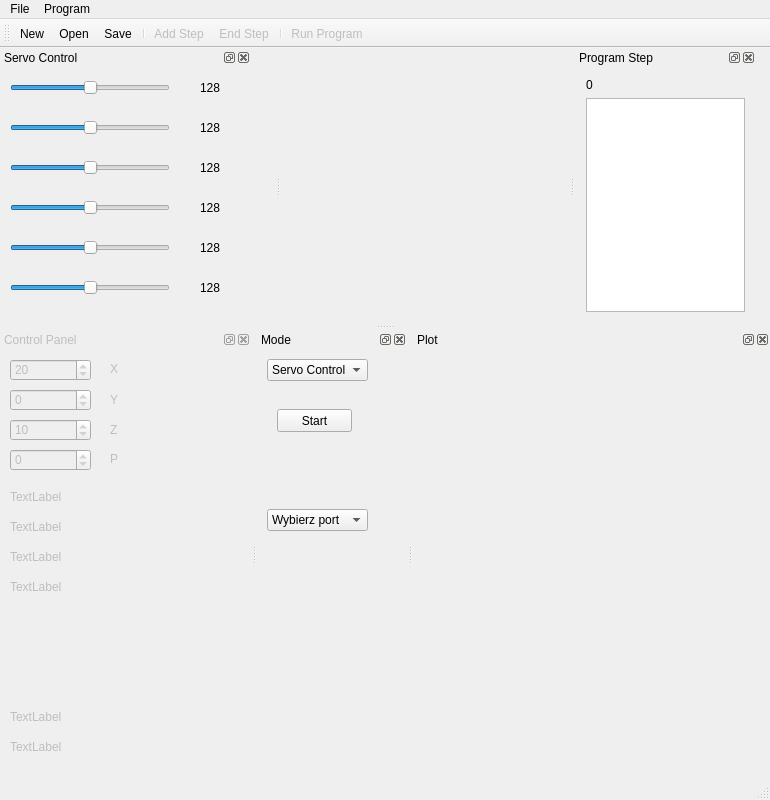
<?xml version="1.0" encoding="UTF-8"?>
<ui version="4.0">
 <class>MainWindow</class>
 <widget class="QMainWindow" name="MainWindow">
  <property name="geometry">
   <rect>
    <x>0</x>
    <y>0</y>
    <width>770</width>
    <height>800</height>
   </rect>
  </property>
  <property name="minimumSize">
   <size>
    <width>769</width>
    <height>340</height>
   </size>
  </property>
  <property name="maximumSize">
   <size>
    <width>770</width>
    <height>800</height>
   </size>
  </property>
  <property name="cursor">
   <cursorShape>PointingHandCursor</cursorShape>
  </property>
  <property name="windowTitle">
   <string>Robot</string>
  </property>
  <widget class="QWidget" name="centralWidget">
   <property name="minimumSize">
    <size>
     <width>275</width>
     <height>275</height>
    </size>
   </property>
   <property name="maximumSize">
    <size>
     <width>276</width>
     <height>276</height>
    </size>
   </property>
  </widget>
  <widget class="QMenuBar" name="menuBar">
   <property name="geometry">
    <rect>
     <x>0</x>
     <y>0</y>
     <width>770</width>
     <height>21</height>
    </rect>
   </property>
   <widget class="QMenu" name="menuFile">
    <property name="title">
     <string>File</string>
    </property>
    <addaction name="separator"/>
    <addaction name="actionNew"/>
    <addaction name="actionOpen"/>
    <addaction name="actionSave"/>
   </widget>
   <widget class="QMenu" name="menuProgram">
    <property name="title">
     <string>Program</string>
    </property>
    <addaction name="actionAdd_Step"/>
    <addaction name="actionEnd_Step"/>
    <addaction name="actionRun_Program"/>
   </widget>
   <addaction name="menuFile"/>
   <addaction name="menuProgram"/>
  </widget>
  <widget class="QToolBar" name="mainToolBar">
   <property name="iconSize">
    <size>
     <width>16</width>
     <height>16</height>
    </size>
   </property>
   <attribute name="toolBarArea">
    <enum>TopToolBarArea</enum>
   </attribute>
   <attribute name="toolBarBreak">
    <bool>false</bool>
   </attribute>
   <addaction name="actionNew"/>
   <addaction name="actionOpen"/>
   <addaction name="actionSave"/>
   <addaction name="separator"/>
   <addaction name="actionAdd_Step"/>
   <addaction name="actionEnd_Step"/>
   <addaction name="separator"/>
   <addaction name="actionRun_Program"/>
  </widget>
  <widget class="QStatusBar" name="statusBar"/>
  <widget class="QDockWidget" name="dwServoControl">
   <property name="enabled">
    <bool>true</bool>
   </property>
   <property name="minimumSize">
    <size>
     <width>250</width>
     <height>274</height>
    </size>
   </property>
   <property name="maximumSize">
    <size>
     <width>251</width>
     <height>275</height>
    </size>
   </property>
   <property name="windowTitle">
    <string>Servo Control</string>
   </property>
   <attribute name="dockWidgetArea">
    <number>1</number>
   </attribute>
   <widget class="QWidget" name="dockWidgetContents">
    <widget class="QSlider" name="servo_1">
     <property name="geometry">
      <rect>
       <x>10</x>
       <y>10</y>
       <width>160</width>
       <height>22</height>
      </rect>
     </property>
     <property name="maximum">
      <number>255</number>
     </property>
     <property name="value">
      <number>128</number>
     </property>
     <property name="orientation">
      <enum>Qt::Horizontal</enum>
     </property>
    </widget>
    <widget class="QSlider" name="servo_2">
     <property name="geometry">
      <rect>
       <x>10</x>
       <y>50</y>
       <width>160</width>
       <height>22</height>
      </rect>
     </property>
     <property name="maximum">
      <number>255</number>
     </property>
     <property name="value">
      <number>128</number>
     </property>
     <property name="orientation">
      <enum>Qt::Horizontal</enum>
     </property>
    </widget>
    <widget class="QSlider" name="servo_6">
     <property name="geometry">
      <rect>
       <x>10</x>
       <y>210</y>
       <width>160</width>
       <height>22</height>
      </rect>
     </property>
     <property name="maximum">
      <number>255</number>
     </property>
     <property name="value">
      <number>128</number>
     </property>
     <property name="orientation">
      <enum>Qt::Horizontal</enum>
     </property>
    </widget>
    <widget class="QSlider" name="servo_3">
     <property name="geometry">
      <rect>
       <x>10</x>
       <y>90</y>
       <width>160</width>
       <height>22</height>
      </rect>
     </property>
     <property name="maximum">
      <number>255</number>
     </property>
     <property name="value">
      <number>128</number>
     </property>
     <property name="orientation">
      <enum>Qt::Horizontal</enum>
     </property>
    </widget>
    <widget class="QSlider" name="servo_4">
     <property name="geometry">
      <rect>
       <x>10</x>
       <y>130</y>
       <width>160</width>
       <height>22</height>
      </rect>
     </property>
     <property name="maximum">
      <number>255</number>
     </property>
     <property name="value">
      <number>128</number>
     </property>
     <property name="orientation">
      <enum>Qt::Horizontal</enum>
     </property>
    </widget>
    <widget class="QSlider" name="servo_5">
     <property name="geometry">
      <rect>
       <x>10</x>
       <y>170</y>
       <width>160</width>
       <height>22</height>
      </rect>
     </property>
     <property name="maximum">
      <number>255</number>
     </property>
     <property name="value">
      <number>128</number>
     </property>
     <property name="orientation">
      <enum>Qt::Horizontal</enum>
     </property>
    </widget>
    <widget class="QLabel" name="lblServo_1">
     <property name="geometry">
      <rect>
       <x>200</x>
       <y>13</y>
       <width>31</width>
       <height>16</height>
      </rect>
     </property>
     <property name="text">
      <string>128</string>
     </property>
    </widget>
    <widget class="QLabel" name="lblServo_2">
     <property name="geometry">
      <rect>
       <x>200</x>
       <y>53</y>
       <width>31</width>
       <height>16</height>
      </rect>
     </property>
     <property name="text">
      <string>128</string>
     </property>
    </widget>
    <widget class="QLabel" name="lblServo_3">
     <property name="geometry">
      <rect>
       <x>200</x>
       <y>93</y>
       <width>31</width>
       <height>16</height>
      </rect>
     </property>
     <property name="text">
      <string>128</string>
     </property>
    </widget>
    <widget class="QLabel" name="lblServo_4">
     <property name="geometry">
      <rect>
       <x>200</x>
       <y>133</y>
       <width>31</width>
       <height>16</height>
      </rect>
     </property>
     <property name="text">
      <string>128</string>
     </property>
    </widget>
    <widget class="QLabel" name="lblServo_5">
     <property name="geometry">
      <rect>
       <x>200</x>
       <y>173</y>
       <width>31</width>
       <height>16</height>
      </rect>
     </property>
     <property name="text">
      <string>128</string>
     </property>
    </widget>
    <widget class="QLabel" name="lblServo_6">
     <property name="geometry">
      <rect>
       <x>200</x>
       <y>213</y>
       <width>31</width>
       <height>16</height>
      </rect>
     </property>
     <property name="text">
      <string>128</string>
     </property>
    </widget>
   </widget>
  </widget>
  <widget class="QDockWidget" name="dockWidget_3">
   <property name="enabled">
    <bool>true</bool>
   </property>
   <property name="minimumSize">
    <size>
     <width>180</width>
     <height>274</height>
    </size>
   </property>
   <property name="maximumSize">
    <size>
     <width>181</width>
     <height>275</height>
    </size>
   </property>
   <property name="windowTitle">
    <string>Program Step</string>
   </property>
   <attribute name="dockWidgetArea">
    <number>2</number>
   </attribute>
   <widget class="QWidget" name="dockWidgetContents_3">
    <layout class="QGridLayout" name="gridLayout">
     <item row="0" column="0">
      <widget class="QLabel" name="lblProgramStep">
       <property name="text">
        <string>0</string>
       </property>
      </widget>
     </item>
     <item row="1" column="0">
      <widget class="QTextBrowser" name="textBrowser"/>
     </item>
    </layout>
   </widget>
  </widget>
  <widget class="QDockWidget" name="dwControlPanel">
   <property name="enabled">
    <bool>false</bool>
   </property>
   <property name="maximumSize">
    <size>
     <width>251</width>
     <height>524287</height>
    </size>
   </property>
   <property name="windowTitle">
    <string>Control Panel</string>
   </property>
   <attribute name="dockWidgetArea">
    <number>8</number>
   </attribute>
   <widget class="QWidget" name="dockWidgetContents_2">
    <widget class="QSpinBox" name="spbX">
     <property name="geometry">
      <rect>
       <x>10</x>
       <y>10</y>
       <width>81</width>
       <height>22</height>
      </rect>
     </property>
     <property name="minimum">
      <number>-36</number>
     </property>
     <property name="maximum">
      <number>36</number>
     </property>
     <property name="value">
      <number>20</number>
     </property>
    </widget>
    <widget class="QSpinBox" name="spbY">
     <property name="geometry">
      <rect>
       <x>10</x>
       <y>40</y>
       <width>81</width>
       <height>22</height>
      </rect>
     </property>
     <property name="minimum">
      <number>-36</number>
     </property>
     <property name="maximum">
      <number>36</number>
     </property>
     <property name="value">
      <number>0</number>
     </property>
    </widget>
    <widget class="QSpinBox" name="spbZ">
     <property name="geometry">
      <rect>
       <x>10</x>
       <y>70</y>
       <width>81</width>
       <height>22</height>
      </rect>
     </property>
     <property name="minimum">
      <number>-36</number>
     </property>
     <property name="maximum">
      <number>36</number>
     </property>
     <property name="value">
      <number>10</number>
     </property>
    </widget>
    <widget class="QSpinBox" name="spbP">
     <property name="geometry">
      <rect>
       <x>10</x>
       <y>100</y>
       <width>81</width>
       <height>22</height>
      </rect>
     </property>
     <property name="minimum">
      <number>-180</number>
     </property>
     <property name="maximum">
      <number>180</number>
     </property>
    </widget>
    <widget class="QLabel" name="lblX">
     <property name="geometry">
      <rect>
       <x>110</x>
       <y>15</y>
       <width>47</width>
       <height>10</height>
      </rect>
     </property>
     <property name="text">
      <string>X</string>
     </property>
    </widget>
    <widget class="QLabel" name="lblY">
     <property name="geometry">
      <rect>
       <x>110</x>
       <y>44</y>
       <width>47</width>
       <height>13</height>
      </rect>
     </property>
     <property name="text">
      <string>Y</string>
     </property>
    </widget>
    <widget class="QLabel" name="lblZ">
     <property name="geometry">
      <rect>
       <x>110</x>
       <y>74</y>
       <width>47</width>
       <height>13</height>
      </rect>
     </property>
     <property name="text">
      <string>Z</string>
     </property>
    </widget>
    <widget class="QLabel" name="lblP">
     <property name="geometry">
      <rect>
       <x>110</x>
       <y>103</y>
       <width>47</width>
       <height>13</height>
      </rect>
     </property>
     <property name="text">
      <string>P</string>
     </property>
    </widget>
    <widget class="QLabel" name="label_2">
     <property name="geometry">
      <rect>
       <x>10</x>
       <y>390</y>
       <width>221</width>
       <height>16</height>
      </rect>
     </property>
     <property name="text">
      <string>TextLabel</string>
     </property>
    </widget>
    <widget class="QLabel" name="label">
     <property name="geometry">
      <rect>
       <x>10</x>
       <y>360</y>
       <width>231</width>
       <height>16</height>
      </rect>
     </property>
     <property name="text">
      <string>TextLabel</string>
     </property>
    </widget>
    <widget class="QLabel" name="label_3">
     <property name="geometry">
      <rect>
       <x>10</x>
       <y>140</y>
       <width>231</width>
       <height>16</height>
      </rect>
     </property>
     <property name="text">
      <string>TextLabel</string>
     </property>
    </widget>
    <widget class="QLabel" name="label_4">
     <property name="geometry">
      <rect>
       <x>10</x>
       <y>170</y>
       <width>231</width>
       <height>16</height>
      </rect>
     </property>
     <property name="text">
      <string>TextLabel</string>
     </property>
    </widget>
    <widget class="QLabel" name="label_5">
     <property name="geometry">
      <rect>
       <x>10</x>
       <y>200</y>
       <width>231</width>
       <height>16</height>
      </rect>
     </property>
     <property name="text">
      <string>TextLabel</string>
     </property>
    </widget>
    <widget class="QLabel" name="label_6">
     <property name="geometry">
      <rect>
       <x>10</x>
       <y>230</y>
       <width>231</width>
       <height>16</height>
      </rect>
     </property>
     <property name="text">
      <string>TextLabel</string>
     </property>
    </widget>
   </widget>
  </widget>
  <widget class="QDockWidget" name="dwMode">
   <property name="maximumSize">
    <size>
     <width>150</width>
     <height>524287</height>
    </size>
   </property>
   <property name="windowTitle">
    <string>Mode</string>
   </property>
   <attribute name="dockWidgetArea">
    <number>8</number>
   </attribute>
   <widget class="QWidget" name="dockWidgetContents_6">
    <widget class="QComboBox" name="cbbMode">
     <property name="geometry">
      <rect>
       <x>10</x>
       <y>10</y>
       <width>101</width>
       <height>22</height>
      </rect>
     </property>
     <item>
      <property name="text">
       <string>Servo Control</string>
      </property>
     </item>
     <item>
      <property name="text">
       <string>Control Panel</string>
      </property>
     </item>
    </widget>
    <widget class="QPushButton" name="btnStart">
     <property name="geometry">
      <rect>
       <x>20</x>
       <y>60</y>
       <width>75</width>
       <height>23</height>
      </rect>
     </property>
     <property name="text">
      <string>Start</string>
     </property>
    </widget>
    <widget class="QComboBox" name="cbbSerialPort">
     <property name="geometry">
      <rect>
       <x>10</x>
       <y>160</y>
       <width>101</width>
       <height>22</height>
      </rect>
     </property>
     <item>
      <property name="text">
       <string>Wybierz port</string>
      </property>
     </item>
    </widget>
   </widget>
  </widget>
  <widget class="QDockWidget" name="dockWidget">
   <property name="windowTitle">
    <string>Plot</string>
   </property>
   <attribute name="dockWidgetArea">
    <number>8</number>
   </attribute>
   <widget class="QWidget" name="dockWidgetContents_4">
    <widget class="QCustomPlot" name="plotFront" native="true">
     <property name="geometry">
      <rect>
       <x>9</x>
       <y>9</y>
       <width>341</width>
       <height>221</height>
      </rect>
     </property>
    </widget>
    <widget class="QCustomPlot" name="plotAbove" native="true">
     <property name="geometry">
      <rect>
       <x>10</x>
       <y>240</y>
       <width>341</width>
       <height>191</height>
      </rect>
     </property>
    </widget>
   </widget>
  </widget>
  <action name="actionNew">
   <property name="icon">
    <iconset resource="icons/icons.qrc">
     <normaloff>:/new.png</normaloff>:/new.png</iconset>
   </property>
   <property name="text">
    <string>New</string>
   </property>
  </action>
  <action name="actionOpen">
   <property name="icon">
    <iconset resource="icons/icons.qrc">
     <normaloff>:/open.png</normaloff>:/open.png</iconset>
   </property>
   <property name="text">
    <string>Open</string>
   </property>
  </action>
  <action name="actionAdd_Step">
   <property name="enabled">
    <bool>false</bool>
   </property>
   <property name="icon">
    <iconset resource="icons/icons.qrc">
     <normaloff>:/add.png</normaloff>:/add.png</iconset>
   </property>
   <property name="text">
    <string>Add Step</string>
   </property>
  </action>
  <action name="actionEnd_Step">
   <property name="enabled">
    <bool>false</bool>
   </property>
   <property name="icon">
    <iconset resource="icons/icons.qrc">
     <normaloff>:/stop.png</normaloff>:/stop.png</iconset>
   </property>
   <property name="text">
    <string>End Step</string>
   </property>
  </action>
  <action name="actionSave">
   <property name="icon">
    <iconset resource="icons/icons.qrc">
     <normaloff>:/save.png</normaloff>:/save.png</iconset>
   </property>
   <property name="text">
    <string>Save</string>
   </property>
  </action>
  <action name="actionRun_Program">
   <property name="enabled">
    <bool>false</bool>
   </property>
   <property name="icon">
    <iconset resource="icons/icons.qrc">
     <normaloff>:/run.png</normaloff>:/run.png</iconset>
   </property>
   <property name="text">
    <string>Run Program</string>
   </property>
  </action>
 </widget>
 <layoutdefault spacing="6" margin="11"/>
 <customwidgets>
  <customwidget>
   <class>QCustomPlot</class>
   <extends>QWidget</extends>
   <header location="global">qcustomplot.h</header>
   <container>1</container>
  </customwidget>
 </customwidgets>
 <resources>
  <include location="icons/icons.qrc"/>
 </resources>
 <connections/>
</ui>
